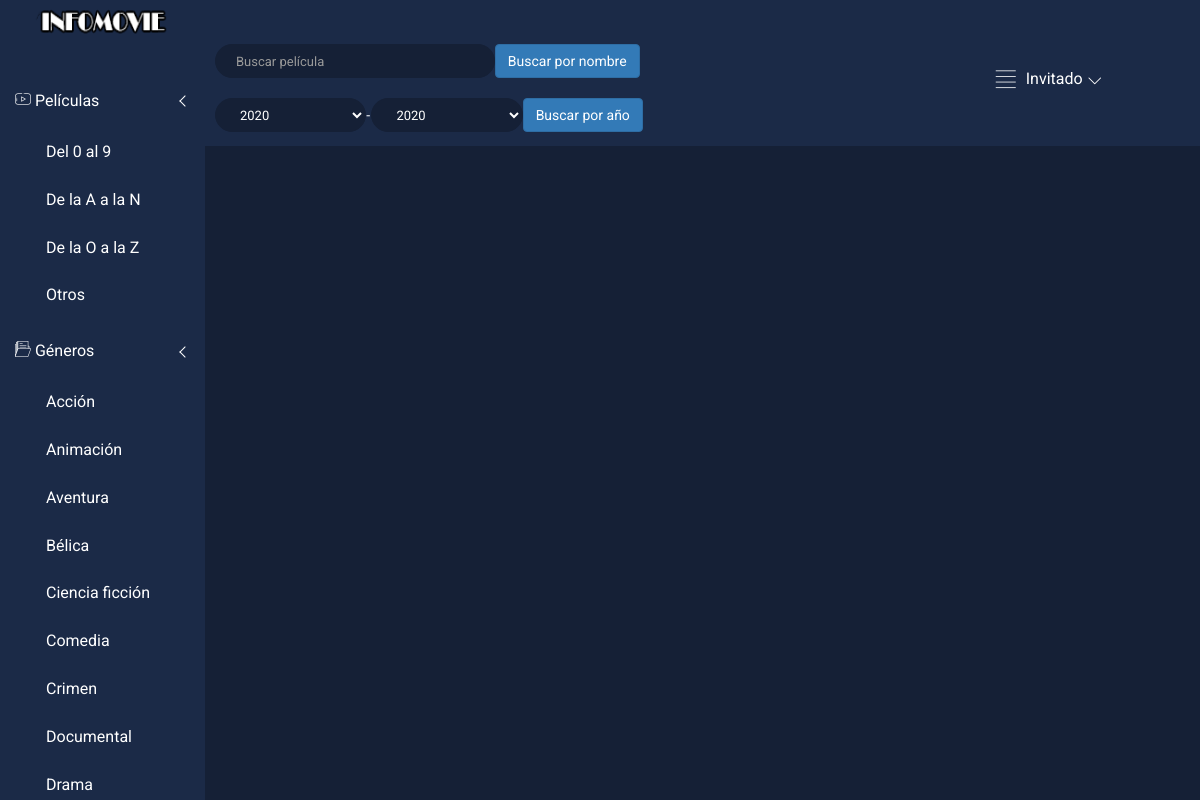
Page /inicio.php on the committed database.
### tables this page shows
CREATE TABLE IF NOT EXISTS `genero` (
  `id_gen` int(3) NOT NULL AUTO_INCREMENT,
  `nom_gen` varchar(40) NOT NULL,
  PRIMARY KEY (`id_gen`)
);

### inicio.php (the view, shortened to what this page needs)
<?php
include("conex.php");
?>
<!doctype html>
<html class="no-js" lang="en">
<head>
    <link rel="stylesheet" href="css/misestilos.css">
    <link rel="stylesheet" href="css/bootstrap.min.css">
    <link rel="stylesheet" href="css/font-awesome.min.css">
    <link rel="stylesheet" href="css/nalika-icon.css">
    <link rel="stylesheet" href="css/owl.carousel.css">
    <link rel="stylesheet" href="css/owl.theme.css">
    <link rel="stylesheet" href="css/owl.transitions.css">
    <link rel="stylesheet" href="css/animate.css">
    <link rel="stylesheet" href="css/normalize.css">
    <link rel="stylesheet" href="css/meanmenu.min.css">
    <link rel="stylesheet" href="css/main.css">
    <link rel="stylesheet" href="css/morrisjs/morris.css">
    <link rel="stylesheet" href="css/scrollbar/jquery.mCustomScrollbar.min.css">
    <link rel="stylesheet" href="css/metisMenu/metisMenu.min.css">
    <link rel="stylesheet" href="css/metisMenu/metisMenu-vertical.css">
    <link rel="stylesheet" href="css/calendar/fullcalendar.min.css">
    <link rel="stylesheet" href="css/calendar/fullcalendar.print.min.css">
    <link rel="stylesheet" href="style.css">
    <link rel="stylesheet" href="css/responsive.css">
</head>
<body>
<div class="left-sidebar-pro">
        <nav id="sidebar" class="">
            <div class="sidebar-header">
                <a href="index.php"><img class="main-logo" src="img/logo/logo.png" alt="" /></a>
            </div>
            <div class="left-custom-menu-adp-wrap comment-scrollbar">
                <nav class="sidebar-nav left-sidebar-menu-pro">
                    <ul class="metismenu" id="menu1">
                  <li><a class="has-arrow" href="#" aria-expanded="false"><i class="icon nalika-youtube"></i> <span class="mini-click-non">Películas</span></a>
					<ul class="submenu-angle" aria-expanded="false">
					<li><a href='porinicial.php?id=0'span class='mini-sub-pro'>Del 0 al 9</span></a></li>
					<li><a href='porinicial.php?id=1'><span class='mini-sub-pro'>De la A a la N</span></a></li>
					<li><a href='porinicial.php?id=2'><span class='mini-sub-pro'>De la O a la Z</span></a></li>
					<li><a href='porinicial.php?id=3'><span class='mini-sub-pro'>Otros</span></a></li>
					</ul>
					</li>
                    <li>
    <a class="has-arrow" href="#" aria-expanded="false"><i class="icon nalika-folder"></i> <span class="mini-click-non">Géneros</span></a>
    <ul class="submenu-angle" aria-expanded="false">
<?php
$result = mysqli_query($conex, "SELECT * FROM genero ORDER BY 2;");
if (mysqli_num_rows($result) > 0) {
while ($fila = mysqli_fetch_assoc($result)) {
echo "<li><a href='porgenero.php?id=".$fila['id_gen']."'span class='mini-sub-pro'>".$fila['nom_gen']."</span></a></li>";
}
}
else {
    echo "<li><a href='#'span class='mini-sub-pro'>No hay géneros</span></a></li>";
}
?>
    </ul>
</li>
                    </ul>
                </nav>
            </div>
        </nav>
    </div>
    <div class="all-content-wrapper">
        <div class="container-fluid">
            <div class="row">
                <div class="col-lg-12 col-md-12 col-sm-12 col-xs-12">
                    <div class="logo-pro">
                        <a href="index.php"><img class="main-logo" src="img/logo/logo.png" alt="" /></a>
                    </div>
                </div>
            </div>
        </div>
        <div class="header-advance-area">
            <div class="header-top-area">
                <div class="container-fluid">
                    <div class="row">
                        <div class="col-lg-12 col-md-12 col-sm-12 col-xs-12">
                            <div class="header-top-wraper">
                                <div class="row">
                                    <div class="col-lg-6 col-md-7 col-sm-6 col-xs-12">
                                        <div class="header-top-menu tabl-d-n hd-search-rp">
                                            <div class="breadcome-heading">
												<form role="search" action="buscar.php" method="POST" enctype="multipart/form-data" class="">
                                                    <table width="100%">
                                                    <tr>
													<td><input type="text" name="buscar" placeholder="Buscar película" class="form-control"></td>
                                                    <td class="btn-buscar"><button type="submit" name="submit" class="btn btn-custon-rounded-three btn-primary">Buscar por nombre</button></td>
                                                    </tr>
                                                    </table>
                                                    <br>
                                                    </form>
                                                    <form role="search2" action="buscar.php" method="POST" enctype="multipart/form-data" class="">
                                                    <table width="100%">
                                                    <tr>
                                                    <td><select name='año1' class="select2_demo_3 form-control">
                                                    <?php
                                                        for ($i = date('Y'); $i >= 1900; $i--) {
                                                            echo "<option value=".$i.">".$i."</option>";
                                                        }
                                                        ?>
                                                    </select>
                                                    </td>
                                                    <td>
                                                    -
                                                    <td>
                                                    <td><select name='año2' class="select2_demo_3 form-control">
                                                    <?php
                                                        for ($i = date('Y'); $i >= 1900; $i--) {
                                                            echo "<option value=".$i.">".$i."</option>";
                                                        }
                                                        ?>
                                                    </select>
                                                    </td>
                                                    <td class="btn-buscar"><button type="submit" name="submit2" class="btn btn-custon-rounded-three btn-primary">Buscar por año</button></td>
													</tr>
                                                    </table>
												</form>
											</div>
                                        </div>
                                    </div>
                                    <div class="col-lg-5 col-md-5 col-sm-12 col-xs-12">
                                        <div class="header-right-info">
                                            <ul class="nav navbar-nav mai-top-nav header-right-menu">
                                            <br>
                                                <li class="nav-item">
                                                    <a href="#" data-toggle="dropdown" role="button" aria-expanded="false" class="nav-link dropdown-toggle">
															<i class="icon nalika-menu"></i>
                                                            <span class="admin-name">
                                                            <?php
                                                            if (isset($_SESSION['user'])) {
                                                                echo $_SESSION['user'];
                                                            }
                                                            else {
                                                                echo "Invitado";
                                                            }
                                                            ?>
                                                            </span>
															<i class="icon nalika-down-arrow nalika-angle-dw"></i>
														</a>
                                                </li>
                                            </ul>
                                        </div>
                                    </div>
                                </div>
                            </div>
                        </div>
                    </div>
                </div>
            </div>

### css/main.css (style rules this page uses)
html { color: #222; font-size: 1em; line-height: 1.4; }
audio, canvas, iframe, img, svg, video { vertical-align: middle; }

### css/metisMenu/metisMenu-vertical.css (style rules this page uses)
.sidebar-nav { background: #fff; }
.sidebar-nav ul { padding: 0; margin: 0; list-style: none; background: #1b2a47; }
.sidebar-nav .metismenu { background: #1b2a47; display: -webkit-box; display: -ms-flexbox; display: flex; -webkit-box-orient: vertical; -webkit-box-direction: normal; -ms-flex-direction: column; flex-direction: column; }
.sidebar-nav .metismenu li + li { margin-top: 5px; }
.sidebar-nav .metismenu li:first-child { margin-top: 5px; }
.sidebar-nav .metismenu li:last-child { margin-bottom: 5px; }
.sidebar-nav .metismenu > li { display: -webkit-box; display: -ms-flexbox; display: flex; -webkit-box-orient: vertical; -webkit-box-direction: normal; -ms-flex-direction: column; flex-direction: column; position: relative; }
.sidebar-nav .metismenu a { position: relative; display: block; padding: 13px 15px; color: #fff; outline-width: 0; transition: all .3s ease-out; font-size:16px; }
.sidebar-nav .metismenu ul a { padding: 10px 15px 10px 46px; }

### rows in the picture
genero: nom_gen "Acción"
genero: nom_gen "Animación"
genero: nom_gen "Aventura"
genero: nom_gen "Bélica"
genero: nom_gen "Ciencia ficción"
genero: nom_gen "Comedia"
genero: nom_gen "Crimen"
genero: nom_gen "Documental"
genero: nom_gen "Drama"

### other values in the picture
form field año1 "2020"
form field año2 "2020"
